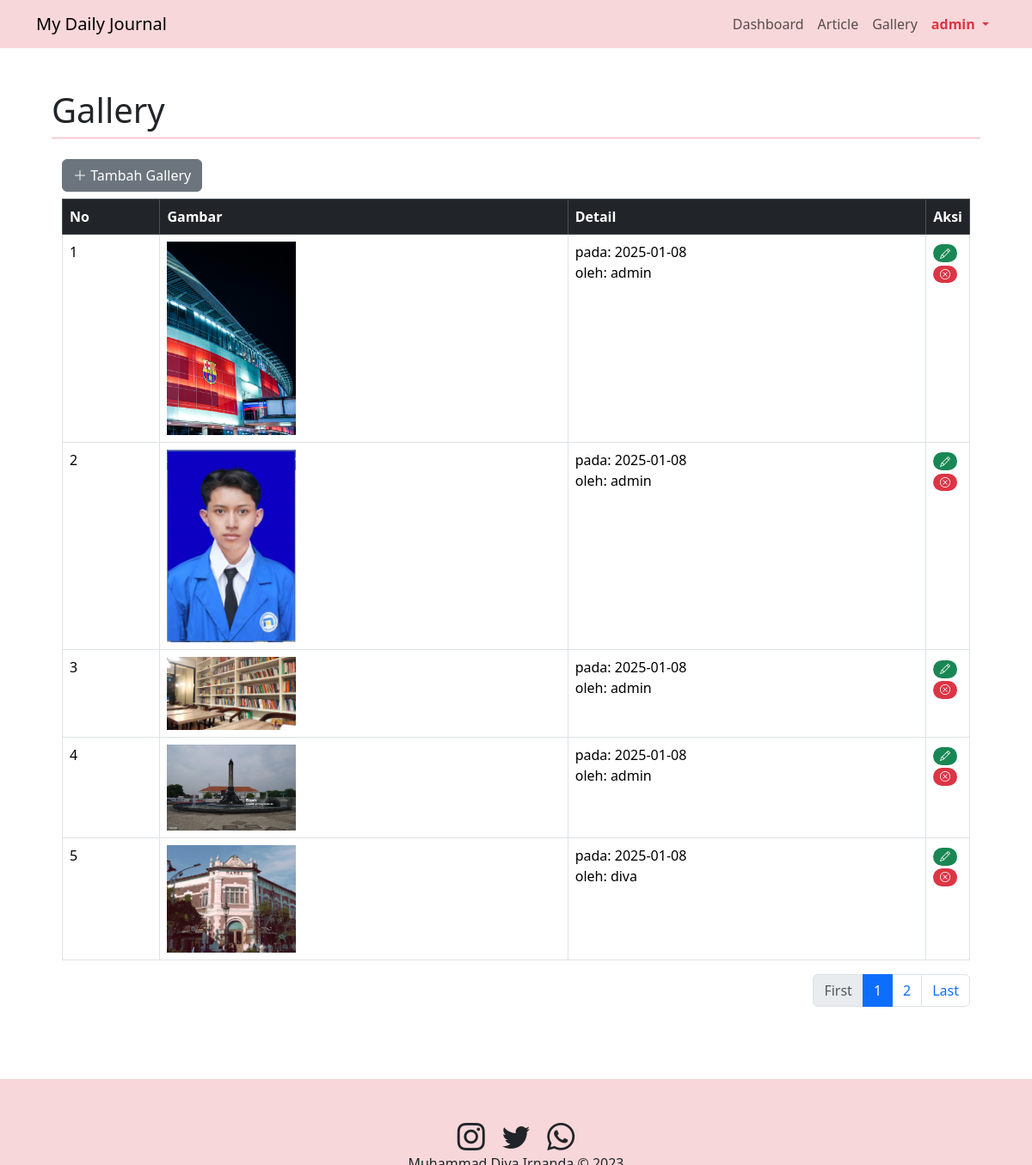
The page /admin.php?page=gallery (signed in) on the database its author committed.
### tables this page shows
CREATE TABLE `gallery` (
  `id` int(11) NOT NULL,
  `tanggal` date NOT NULL,
  `gambar` text NOT NULL,
  `username` varchar(50) NOT NULL
);

### gallery.php (the view, shortened to what this page needs)
<?php
include "koneksi.php";
$limit = 5;
$pagination = isset($_GET['pagination']) ? (int)$_GET['pagination'] : 1;
$start = ($pagination - 1) * $limit;
$result = $conn->query("SELECT * FROM gallery ORDER BY tanggal DESC LIMIT $start, $limit");
$total = $conn->query("SELECT COUNT(id) AS total FROM gallery")->fetch_assoc()['total'];
$totalPages = ceil($total / $limit);
?>
<!DOCTYPE html>
<html lang="en">
<head>
    <link rel="stylesheet" href="https://cdn.jsdelivr.net/npm/bootstrap@5.3.2-alpha1/dist/css/bootstrap.min.css">
    <link rel="stylesheet" href="https://cdn.jsdelivr.net/npm/bootstrap-icons/font/bootstrap-icons.css">
</head>
<body>
<div class="container mt-4">
    <button class="btn btn-secondary mb-2" data-bs-toggle="modal" data-bs-target="#addModal">
        <i class="bi bi-plus-lg"></i> Tambah Gallery
    </button>
    <table class="table table-bordered">
        <thead class="table-dark">
        <tr>
            <th>No</th>
            <th>Gambar</th>
            <th>Detail</th>
            <th>Aksi</th>
        </tr>
        </thead>
        <tbody>
        <?php
        $no = $start + 1;
        while ($row = $result->fetch_assoc()): ?>
            <tr>
                <td><?= $no++ ?></td>
                <td>
                    <img src="<?= $row['gambar'] ?>" alt="Gambar" style="width: 150px;">
                </td>
                <td>
                    pada: <?= $row['tanggal'] ?><br>
                    oleh: <?= $row['username'] ?><br>
                </td>
                <td width="50">
                    <a href="#" title="Edit" class="badge rounded-pill text-bg-success" data-bs-toggle="modal" data-bs-target="#modalEdit<?= $row["id"] ?>">
                        <i class="bi bi-pencil"></i>
                    </a>
                    <a href="#" title="Delete" class="badge rounded-pill text-bg-danger" data-bs-toggle="modal" data-bs-target="#modalHapus<?= $row["id"] ?>">
                        <i class="bi bi-x-circle"></i>
                    </a>
                </td>
            </tr>
        <?php endwhile; ?>
        </tbody>
    </table>
    <nav>
        <ul class="pagination justify-content-end">
            <li class="page-item <?= ($pagination == 1) ? 'disabled' : '' ?>">
                <a class="page-link" href="admin.php?page=gallery&pagination=1">First</a>
            </li>
            <?php for ($i = 1; $i <= $totalPages; $i++): ?>
                <li class="page-item <?= ($i == $pagination) ? 'active' : '' ?>">
                    <a class="page-link" href="admin.php?page=gallery&pagination=<?= $i ?>"><?= $i ?></a>
                </li>
            <?php endfor; ?>
            <li class="page-item <?= ($pagination == $totalPages) ? 'disabled' : '' ?>">
                <a class="page-link" href="admin.php?page=gallery&pagination=<?= $totalPages ?>">Last</a>
            </li>
        </ul>
    </nav>
</div>
</body>
</html>

### admin.php (style rules this page uses)
html { position: relative; min-height: 100%; }
body { margin: 0; padding-bottom: 80px; }

### rows shown on the page
gallery: gambar (picture), tanggal "2025-01-08", username "admin"
gallery: gambar (picture), tanggal "2025-01-08", username "admin"
gallery: gambar (picture), tanggal "2025-01-08", username "admin"
gallery: gambar (picture), tanggal "2025-01-08", username "admin"
gallery: gambar (picture), tanggal "2025-01-08", username "diva"

### other values the page prints
$_SESSION['username'] "admin"
$_GET['page'] "Gallery"
